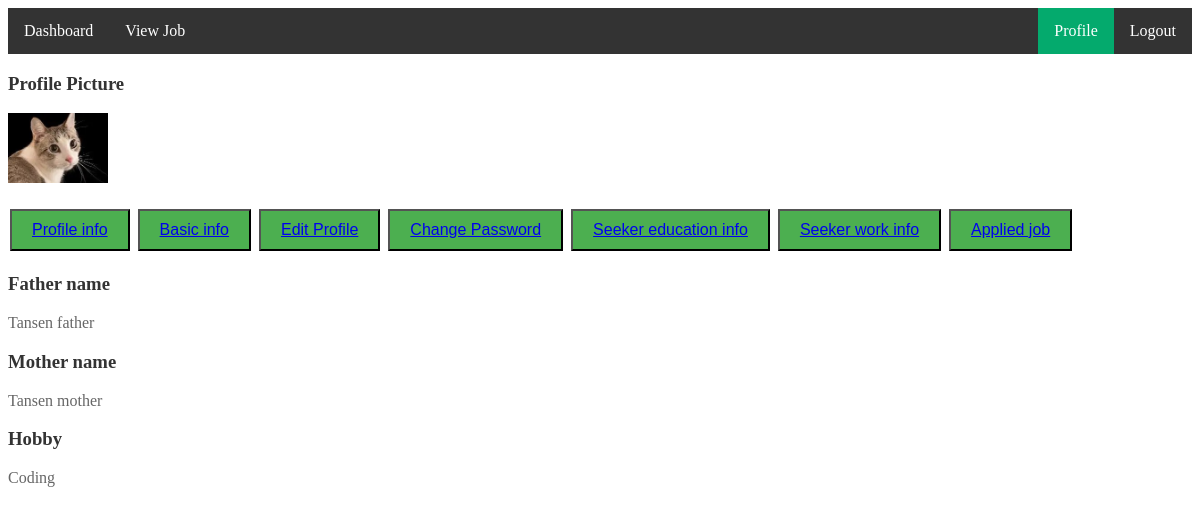
Page /basicprofile/ (signed in) on the committed database.
### jobApp/models.py (models this page shows, shortened)
class CustomUserModel(AbstractUser):
    USER_TYPE={
        ('seeker','Job Seeker'),
        ('recruiter','Job Recruiter'),
    }
    user_type=models.CharField(choices=USER_TYPE,max_length=100)
    city=models.CharField(max_length=100)
    GENDER={
        ('male','Male'),
        ('female','Female'),
        ('others','Others'),
    }
    gender=models.CharField(choices=GENDER,max_length=100)
    profile_picture=models.ImageField(upload_to='media/profile_picture')
    father_name=models.CharField(max_length=100)
    mother_name=models.CharField(max_length=100)
    hobby=models.CharField(max_length=100)

### jobProject/views.py (the view)
# urls.py: path('basicprofile/',basicprofile,name='basicprofile'),
@login_required
def basicprofile(request):
    return render(request,'profile/basicprofile.html')

### templates/profile/basicprofile.html
{% extends 'profile/baseprofile.html' %}
{% block proinfo %}
<h3>Father name</h3>
<p>{{user.father_name}}</p>
<h3>Mother name</h3>
<p>{{user.mother_name}}</p>
<h3>Hobby</h3>
<p>{{user.hobby}}</p>
{% endblock proinfo %}

### templates/profile/baseprofile.html (shortened to what this page needs)
{% extends 'common/base.html' %}
{% block content %}
<h3>Profile Picture</h3>
<img src="/{{user.profile_picture}}" width="100px" alt="">
<br> <br>
<button><a href="{% url 'profileinfo' %}">Profile info</a></button>
<button><a href="{% url 'basicprofile' %}">Basic info</a></button>
<button><a href="{% url 'editprofile' %}">Edit Profile</a></button>
<button><a href="{% url 'changepassword' %}">Change Password</a></button>
{% if user.user_type == 'recruiter' %}
<button><a href="{% url 'recruitercontact' %}">Recruiter contact info</a></button>
<button><a href="{% url 'specificjobpost' %}">Recruiter posted job</a></button>
{% elif user.user_type == 'seeker' %}
<button><a href="{% url 'seekereducation' %}">Seeker education info</a></button>
<button><a href="{% url 'seekerwork' %}">Seeker work info</a></button>
<button><a href="{% url 'appliedjob' %}">Applied job</a></button>
{% endif %}
{% block proinfo %}
{% endblock proinfo %}
{% endblock content %}

### templates/profile/baseprofile.html (style rules this page uses)
button { background-color: #4CAF50; color: white; padding: 10px 20px; text-align: center; text-decoration: none; display: inline-block; font-size: 16px; margin: 4px 2px; cursor: pointer; }
h3 { color: #333; }
p { color: #666; }

### rows in the picture
CustomUserModel: profile_picture (picture), father_name "Tansen father", mother_name "Tansen mother", hobby "Coding"
